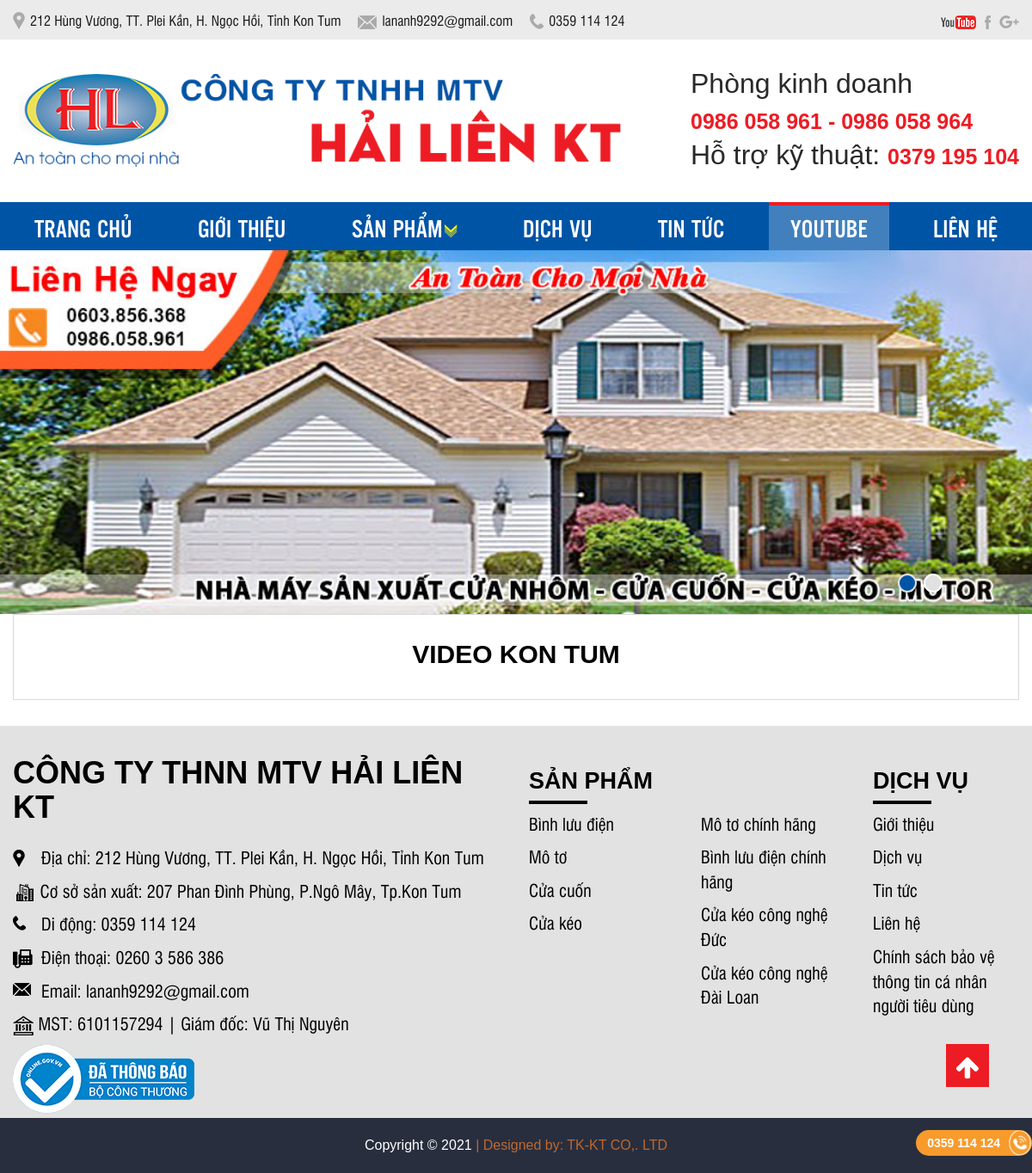
/video.html, run on the app's committed database.
### tables this page shows
CREATE TABLE `thongtin` (
  `id` int(11) NOT NULL,
  `name` varchar(100) NOT NULL,
  `info` text NOT NULL
);

CREATE TABLE `banner` (
  `id` int(11) NOT NULL,
  `name` varchar(200) NOT NULL,
  `image` varchar(500) NOT NULL,
  `link_go` varchar(500) NOT NULL,
  `tt` int(11) NOT NULL,
  `active` tinyint(4) NOT NULL
);

CREATE TABLE `sanpham_type_1` (
  `id` int(11) NOT NULL,
  `name` varchar(100) NOT NULL,
  `dayup` datetime NOT NULL,
  `active` tinyint(4) NOT NULL,
  `id_out` int(11) NOT NULL
);

CREATE TABLE `sanpham_type_2` (
  `id` int(11) NOT NULL,
  `id_1` int(11) NOT NULL,
  `name` varchar(100) NOT NULL,
  `dayup` datetime NOT NULL,
  `active` tinyint(4) NOT NULL,
  `id_out` int(11) NOT NULL
);

### controllers/header.php (called while the page is built)
<?php
require_once("views/header.php");

### controllers/main.php (called while the page is built, shortened)
<?php
$db = new Xuat;
if (!isset($_GET['act'])){
	$act = "default";
}else{
	$act = $_GET['act'];
}
$name = $db->get_thong_tin('name');
$address = $db->get_thong_tin('address');
$phone = $db->get_thong_tin('phone');
$facebook = $db->get_thong_tin('facebook');
$email = $db->get_thong_tin('email');
$phone1 = $db->get_thong_tin('phone1');
$youtube = $db->get_thong_tin('youtube');
$array_bn = $db->get_list_banner(1,'tt');
$array_san_pham_type = $db->get_list_san_pham_type(1,'dayup DESC');
switch($act){
	case "video":
		require_once("controllers/content/video.php");
		break;
}
require_once("views/main.php");

### index.php (called while the page is built, shortened)
<?php
require_once('models/database.php');
require_once('models/xuat.php');
require_once("class/function.php");
require_once("controllers/main.php");

### models/database.php (called while the page is built, shortened)
<?php
class Database
{
    private $__conn;
    function connect()
    {
        if (!$this->__conn){
            $this->__conn = mysqli_connect('localhost', 'root', '', 'hailienkt_02') or die ('Lỗi kết nối');
			mysqli_set_charset($this->__conn,"utf8");
        }
    }
    function get_str($str)
    {
        return mysqli_real_escape_string($this->__conn, $str);
    }
    function get_list($sql)
    {
        $result = mysqli_query($this->__conn, $sql);
        $return = array();
        while ($row = mysqli_fetch_assoc($result)){
            $return[] = $row;
        }
        return $return;
    }
    function get_row($sql)
    {
        $result = mysqli_query($this->__conn, $sql);
        $row = mysqli_fetch_assoc($result);
        if($row){
			return $row;
        }
        return false;
    }
}

### models/xuat.php (called while the page is built, shortened)
<?php
class Xuat extends Database{
	public function get_list_san_pham_type($active=1,$orderby){
		$active = $this->get_str($active);
		$orderby = $this->get_str($orderby);
		$sql = "SELECT * FROM sanpham_type_1 WHERE active=".$active." ORDER BY ".$orderby;
		return $this->get_list($sql);
	}
	public function get_list_san_pham_type_2($id_1,$active=1,$orderby){
		$active = $this->get_str($active);
		$orderby = $this->get_str($orderby);
		$str = '';
		if($id_1>0){
			$str = " AND id_1='".$id_1."'";
		}
		$sql = "SELECT * FROM sanpham_type_2 WHERE active=".$active.$str." ORDER BY ".$orderby;
		return $this->get_list($sql);
	}
	public function get_list_san_pham_type_2_tt(){
		$sql = "SELECT * FROM sanpham_type_2 WHERE active=1 AND id_out=1 ORDER BY dayup DESC";
		return $this->get_list($sql);
	}
	public function get_list_banner($active=1,$orderby){
		$active = $this->get_str($active);
		$orderby = $this->get_str($orderby);
		$sql = "SELECT * FROM banner WHERE active=".$active." ORDER BY ".$orderby;
		return $this->get_list($sql);
	}
	public function get_thong_tin($name){
		$sql = "SELECT * FROM thongtin WHERE name='$name'";
		return $this->get_row($sql);
	}
}

### controllers/menu.php (called while the page is built)
<?php
require_once("views/menu.php");

### controllers/slider.php (called while the page is built)
<?php
require_once("views/slider.php");

### controllers/footer.php (called while the page is built)
<?php
require_once("views/footer.php");

### class/function.php (called while the page is built, shortened)
<?php
function taoURL($str,$id){
     $str = preg_replace("/(à|á|ạ|ả|ã|â|ầ|ấ|ậ|ẩ|ẫ|ă|ằ|ắ|ặ|ẳ|ẵ)/", 'a', $str);
     $str = preg_replace("/(è|é|ẹ|ẻ|ẽ|ê|ề|ế|ệ|ể|ễ)/", 'e', $str);
     $str = preg_replace("/(ì|í|ị|ỉ|ĩ)/", 'i', $str);
     $str = preg_replace("/(ò|ó|ọ|ỏ|õ|ô|ồ|ố|ộ|ổ|ỗ|ơ|ờ|ớ|ợ|ở|ỡ)/", 'o', $str);
     $str = preg_replace("/(ù|ú|ụ|ủ|ũ|ư|ừ|ứ|ự|ử|ữ)/", 'u', $str);
     $str = preg_replace("/(ỳ|ý|ỵ|ỷ|ỹ)/", 'y', $str);
     $str = preg_replace("/(đ)/", 'd', $str);
     $str = preg_replace("/(\'|\*|\`|,|\.)/", '', $str);
     $str = preg_replace("/(À|Á|Ạ|Ả|Ã|Â|Ầ|Ấ|Ậ|Ẩ|Ẫ|Ă|Ằ|Ắ|Ặ|Ẳ|Ẵ)/", 'A', $str);
     $str = preg_replace("/(È|É|Ẹ|Ẻ|Ẽ|Ê|Ề|Ế|Ệ|Ể|Ễ)/", 'E', $str);
     $str = preg_replace("/(Ì|Í|Ị|Ỉ|Ĩ)/", 'I', $str);
     $str = preg_replace("/(Ò|Ó|Ọ|Ỏ|Õ|Ô|Ồ|Ố|Ộ|Ổ|Ỗ|Ơ|Ờ|Ớ|Ợ|Ở|Ỡ)/", 'O', $str);
     $str = preg_replace("/(Ù|Ú|Ụ|Ủ|Ũ|Ư|Ừ|Ứ|Ự|Ử|Ữ)/", 'U', $str);
     $str = preg_replace("/(Ỳ|Ý|Ỵ|Ỷ|Ỹ)/", 'Y', $str);
     $str = preg_replace("/(Đ)/", 'D', $str);
	 $str = preg_replace('/[^a-zA-Z0-9\_ ]/','',$str);
	 $str = strtolower($str);
	 $str = str_replace('  ','-',$str);
	 $str = str_replace(' ','-',$str);
	 $str = $id.'-'.$str.'.html';
     return $str;
}

### views/menu.php (the view, shortened to what this page needs)
<div class="header-nav">
             <div class="container">
                 <ul class="ui-menu">
                     <li <?php if($act==='trangchu' || $act==='default'){echo 'class="active"';}?>><a href="trang-chu.html">Trang chủ</a></li>
                     <li <?php if($act==='gioithieu'){echo 'class="active"';}?>><a href="gioi-thieu.html">Giới thiệu</a></li>
                     <li class="dropdown">
                         <a href="san-pham.html" class="dropdown-toggle">Sản phẩm<span class="caret"></span></a>
					<?php
						foreach($array_san_pham_type as $row_type){
							$array_1 = $db->get_list_san_pham_type_2($row_type['id'],1,'dayup DESC');
						}
					?>
                     </li>
<li <?php if($act==='dichvu' || $act==='dichvu_detail'){echo 'class="active"';}?>><a href="dich-vu.html">dịch vụ</a></li>
                     <li <?php if($act==='hoatdong' || $act==='hoatdong_detail'){echo 'class="active"';}?>><a href="hoat-dong.html">tin tức</a></li>
			<li <?php if($act==='video'){echo 'class="active"';}?>><a href="video.html">Youtube</a></li>
                     <li <?php if($act==='lienhe'){echo 'class="active"';}?>><a href="lien-he.html">liên hệ</a></li>
                 </ul>
             </div>
         </div>

### views/header.php (shortened to what this page needs)
<header class="site-header">
          <div class="header-top">
              <div class="container">
                  <ul class="contact pull-left">
                      <li><img src="images/icon/map.png" alt="img"><?php echo $address['info'];?></li>
                      <li><img src="images/icon/mail.png" alt="img"><?php echo $email['info'];?></li>
                      <li><img src="images/icon/phone.png" alt="img"><?php echo $phone['info'];?></li>
                  </ul>
                  <ul class="social pull-right">
                      <li><a href="<?php echo $youtube['info'];?>"><img src="images/icon/youtube.png" alt="img"></a></li>
                      <li><a href="<?php echo $facebook['info'];?>"><img src="images/icon/facebook.png" alt="img"></a></li>
                      <li><a href="<?php echo $facebook['info'];?>"><img src="images/icon/google.png" alt="img"></a></li>
                  </ul>
              </div>
          </div>
          <div class="header-content">
              <div class="container">
                  <strong class="logo">
                      <a href="#"><img src="images/logohl.png" alt="logo"></a>
                  </strong>
                  <div class="hottline">
                      <p>Phòng kinh doanh</p>
                      <strong>0986 058 961 - 0986 058 964</strong>
                      <p>Hỗ trợ kỹ thuật: <strong>0379 195 104</strong></p>
                  </div>
              </div>
          </div>
	<?php require_once("controllers/menu.php");?>
      </header>

### views/slider.php
<div class="block-slide-top">
             <div class="owl-carousel">
		<?php
			foreach($array_bn as $row_slide){
				if(strlen($row_slide['image'])>0 && file_exists($row_slide['image'])){
					echo '<div class="item">';
						echo '<a href="'.$row_slide['link_go'].'"><img src="'.$row_slide['image'].'" alt="'.$row_slide['name'].'"></a>';
					echo '</div>';
				}
			}
		?>
             </div>
         </div>

### views/footer.php (shortened to what this page needs)
		<footer class="site-footer">
            <div class="footer-top">
                <div class="container">
                    <div class="row">
                        <div class="col-sm-12 col-md-6">
                            <h3 style="font-size: 36px;font-weight: 600;margin: 0 0 25px 0;font-family: Arial;" >
                               <?php echo $name['info'];?></h3>
                            <p class="map1">Địa chỉ: <?php echo $address['info'];?></p>
                            <p > <img src="images/icon/icon-cssx.png" alt=""> Cơ sở sản xuất: 207 Phan Đình Phùng, P.Ngô Mây, Tp.Kon Tum </p>
                            <p class="map2">Di động: <?php echo $phone['info'];?> </p>
                            <p class="map3">Điện thoại: <?php echo $phone1['info'];?> </p>
                            <p class="map4">Email: <?php echo $email['info'];?></p>
                            <p> <img src="images/icon/icon-mst.png" alt=""> MST: 6101157294 | Giám đốc: Vũ Thị Nguyên </p>
<a href='http://online.gov.vn/Home/WebDetails/79140'><img src='images/bct.png'/></a>
                        </div>
                        <div class="col-sm-4 col-md-2">
                            <h3 class="title">SẢN PHẨM</h3>
                            <ul>
                            <?php
									foreach($array_san_pham_type as $row_type){
										echo '<li><a href="sanpham/'.taoURL($row_type['name'],$row_type['id']).'">'.$row_type['name'].'</a> </li>';
									}
								?>
                            </ul>
                        </div>
                        <div class="col-sm-4 col-md-2">
                            <h3 class="title title0">&nbsp;</h3>
                            <ul>
                            <?php
                                    $array_san_pham_type = $db->get_list_san_pham_type_2_tt(0,4);
									foreach($array_san_pham_type as $row_type){
										echo '<li><a href="sanpham/'.taoURL($row_type['name'],$row_type['id']).'">'.$row_type['name'].'</a> </li>';
									}
								?>
                            </ul>
                        </div>
                        <div class="col-sm-4  col-md-2">
                            <h3 class="title">Dịch vụ</h3>
                            <ul>
                                <li><a href="gioi-thieu.html">Giới thiệu</a> </li>
                                <li><a href="dich-vu.html">Dịch vụ</a></li>
                                <li><a href="hoat-dong.html">Tin tức</a></li>
                                <li><a href="lien-he.html">Liên hệ</a></li>
                                <li><a href="chinh-sach.html">Chính sách bảo vệ thông tin cá nhân người tiêu dùng</a></li>
                            </ul>
                        </div>
                    </div>
                </div>
            </div>
            <div class="footer-bottom">
                <div class="container">
                    Copyright © <?php echo date('Y');?> <a href="https://truongkhangkontum.com.vn/">| Designed by: TK-KT CO,. LTD</a>
                </div>
            </div>
            <a href="#" class="back-to-top"></a>
        </footer>
        <a href="tel:<?php echo $phone['info'];?>" class="phone-desktop"><?php echo $phone['info'];?></a>

### data on the page
thongtin: info "212 Hùng Vương, TT. Plei Kần, H. Ngọc Hồi, Tỉnh Kon Tum"
thongtin: info "lananh9292@gmail.com"
thongtin: info "0359 114 124"
banner: image (picture)
thongtin: info "CÔNG TY THNN MTV HẢI LIÊN KT"
thongtin: info "0260 3 586 386"
sanpham_type_1: name "Bình lưu điện"
sanpham_type_1: name "Mô tơ"
sanpham_type_1: name "Cửa cuốn"
sanpham_type_1: name "Cửa kéo"
sanpham_type_2: name "Mô tơ chính hãng"
sanpham_type_2: name "Bình lưu điện chính hãng"
sanpham_type_2: name "Cửa kéo công nghệ Đức"
sanpham_type_2: name "Cửa kéo công nghệ Đài Loan"
